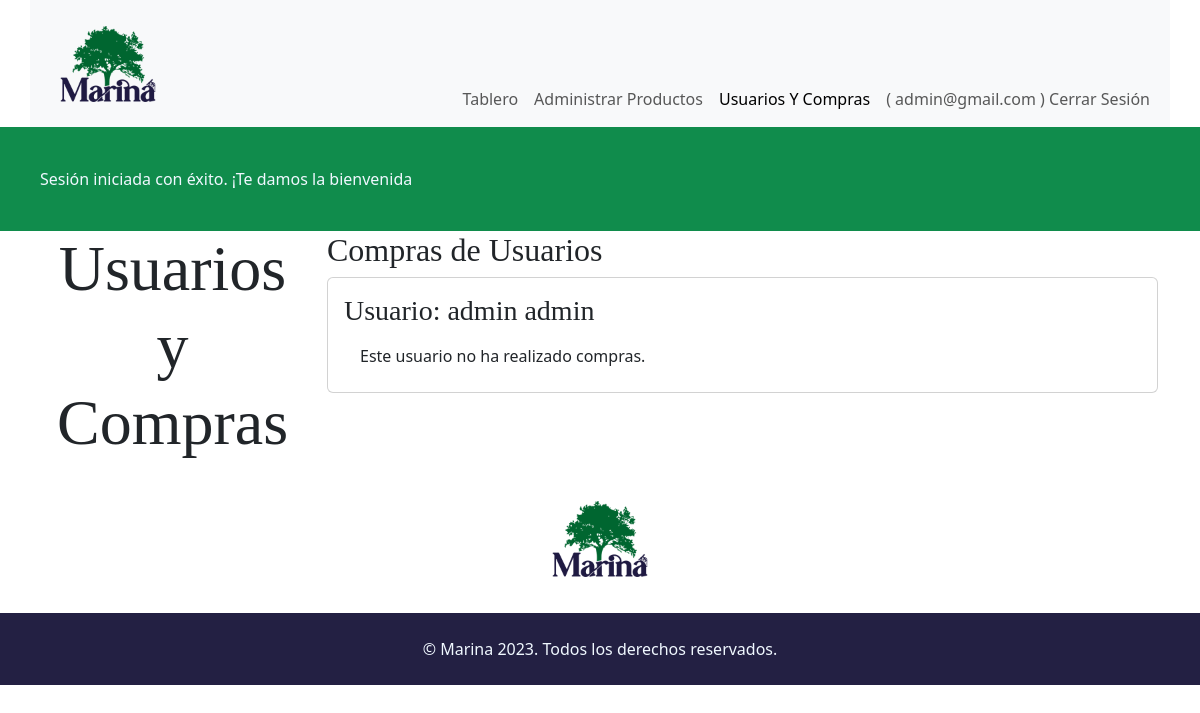
/sitio/admin/index.php?section=user-purchases-management (signed in), run on an earlier commit of the app's database.
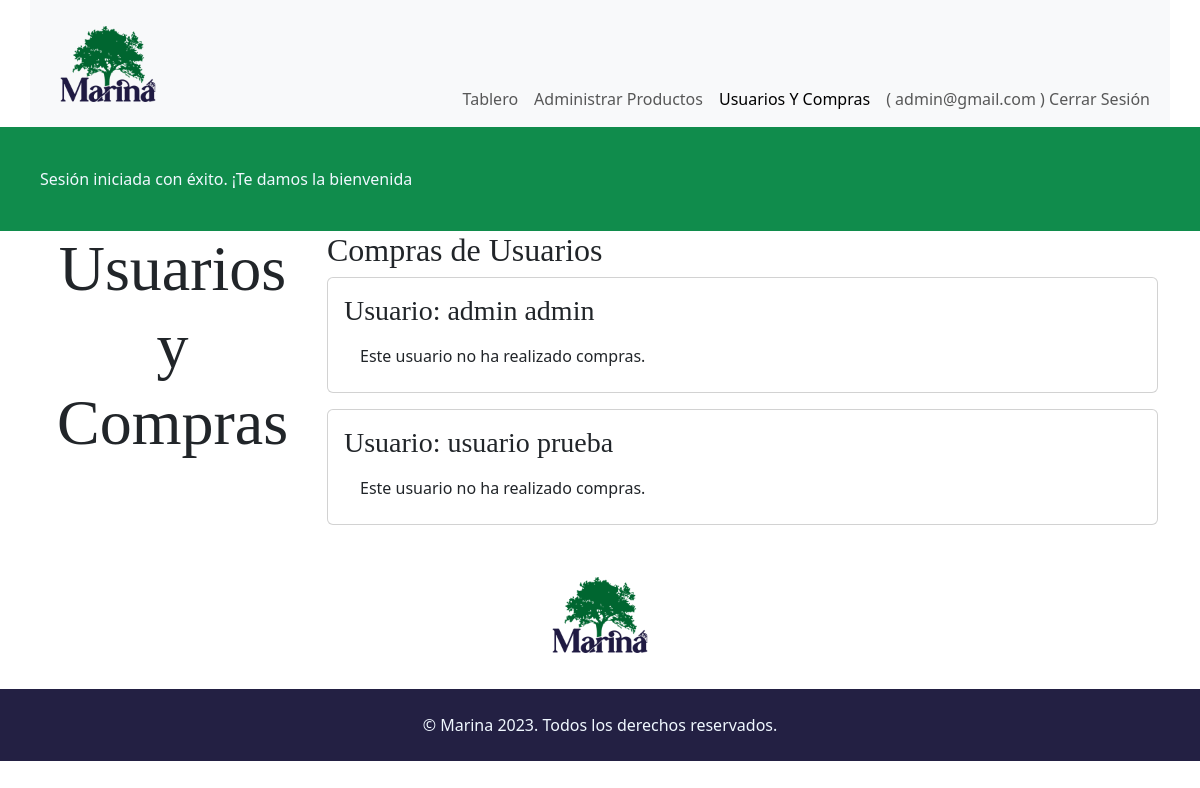
And on a later commit of the database.
### tables this page shows
CREATE TABLE `users` (
  `user_id` int(10) UNSIGNED NOT NULL,
  `role_fk` tinyint(3) UNSIGNED NOT NULL,
  `email` varchar(255) NOT NULL,
  `password` varchar(255) NOT NULL,
  `name` varchar(60) NOT NULL,
  `lastname` varchar(60) NOT NULL
);

### sitio/classes/Models/Purchases.php (called while the page is built, shortened)
<?php
class Purchases{
public function getAllUsersWithPurchases(): array
{
    $db = DBConexion::getDB();
    $query = "
        SELECT users.user_id, users.name, users.lastname, purchases.purchase_id, purchases.purchase_date, purchases.total_amount
        FROM users
        LEFT JOIN purchases ON users.user_id = purchases.user_fk
    ";
    $stmt = $db->prepare($query);
    $stmt->execute();
    $result = $stmt->fetchAll(PDO::FETCH_ASSOC);
    $users = [];
    foreach ($result as $row) {
        $userId = $row['user_id'];
        $purchase = [
            'purchase_id' => $row['purchase_id'],
            'purchase_date' => $row['purchase_date'],
            'total_amount' => $row['total_amount'],
        ];
        if (!isset($users[$userId])) {
            $users[$userId] = [
                'user_id' => $userId,
                'name' => $row['name'],
                'lastname' => $row['lastname'],
                'purchases' => [$purchase],
            ];
        } else {
            $users[$userId]['purchases'][] = $purchase;
        }
    }
    return $users;
}
}

### sitio/admin/vistas/user-purchases-management.php (the view, shortened to what this page needs)
<?php
$purchases = new Purchases();
$allUserPurchases = $purchases->getAllUsersWithPurchases();
?>
<main class="main-content">
    <section class="container">
        <div class="row g-4">
            <div class="col-lg-3">
                <div class="card-body text-center">
                    <h1 class="mb-1 h title-section-profile">Usuarios y Compras</h1>
                </div>
            </div>
            <div class="col-lg-9">
                <h2 class="h">Compras de Usuarios</h2>
                <div>
                    <?php foreach ($allUserPurchases as $userPurchases) : ?>
                        <div class="card mb-3">
                            <div class="card-body">
                                <h3 class="card-title h">Usuario: <?= $userPurchases['name'] . ' ' . $userPurchases['lastname']; ?></h3>
                                    <ul class="list-group list-group-flush">
                                        <?php foreach ($userPurchases['purchases'] as $purchase) : ?>
                                            <li class="list-group-item">
                                                <?php if (!empty($purchase['purchase_id'])) : ?>
                                                    <h4>Id de Compra: <?= $purchase['purchase_id']; ?></h4>
                                                    <p>Fecha de compra: <?= $purchase['purchase_date'] ?></p>
                                                    <?php
                                                    $details = $purchases->getPurchaseDetails($purchase['purchase_id']);
                                                    if (is_array($details) && count($details) > 0) :
                                                    ?>
                                                        <ul class="list-group list-group-flush">
                                                            <?php foreach ($purchases->getPurchaseDetails($purchase['purchase_id']) as $detail) : ?>
                                                                <li class="list-group-item">
                                                                    <?php
                                                                    $product = new Product();
                                                                    $product = $product->byId($detail['products_fk']);
                                                                    ?>
                                                                    <span class="badge bg-secondary">
                                                                        <?= $product->getName_product(); ?>
                                                                    </span>
                                                                    <?= $product->getWeight(); ?>g <?= $detail['quantity'] ?> x <?= $detail['price'] ?>
                                                                </li>
                                                            <?php endforeach; ?>
                                                        </ul>
                                                    <?php endif; ?>
                                                    <p>Saldo Total: <?= $purchase['total_amount'] ?></p>
                                                <?php else : ?>
                                                    <p class="card-text">Este usuario no ha realizado compras.</p>
                                                <?php endif; ?>
                                            </li>
                                        <?php endforeach; ?>
                                    </ul>
                            </div>
                        </div>
                    <?php endforeach; ?>
                </div>
            </div>
        </div>
    </section>
</main>

What changed in the data, as far as the page shows it:
added users: name "usuario", lastname "prueba"
